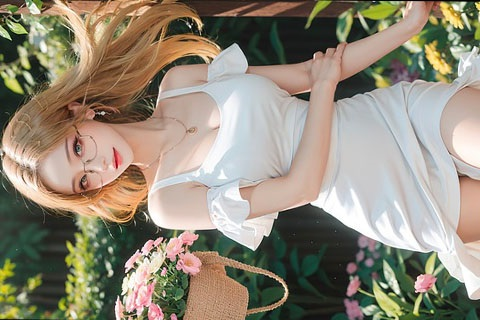
#> input picture 1.jpg, 480 x 320 px
$ python set_default_wallpaper.py ../1.jpg
#> lines starting #> are read from the running program, lines starting #| are printed output that depends on the picture
import os
import sys
import struct
from PIL import Image, ImageOps

TARGET_W = 320
TARGET_H = 480
OUTPUT_C_FILE = "firmware/src/UI/Assets/default_wallpaper.c"

def rgb888_to_rgb565(r, g, b):
    # LVGL standard 16-bit RGB565 little-endian
    val = ((r & 0xF8) << 8) | ((g & 0xFC) << 3) | (b >> 3)
    # Little endian byte order (low byte first, then high byte)
    low_byte = val & 0xFF
    high_byte = (val >> 8) & 0xFF
    return low_byte, high_byte

def generate_default_wallpaper_c(image_path):
#> called with image_path = '../1.jpg'
    if not os.path.exists(image_path):
        print(f"Error: {image_path} does not exist!")
        return False

    print(f"Reading image: {image_path}")
    img = Image.open(image_path).convert("RGB")
#> img is the input picture: PIL image 480x320 RGB; mean R, G, B 146.7, 137.8, 120.8
    img_resized = ImageOps.fit(img, (TARGET_W, TARGET_H), method=Image.Resampling.LANCZOS)
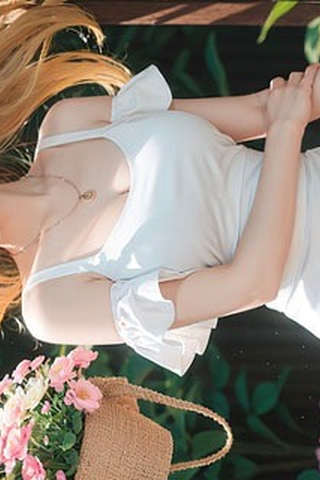
#> img_resized: PIL image 320x480 RGB; mean R, G, B 145.2, 133.6, 121.6

    bytes_data = bytearray()
    for y in range(TARGET_H):
        for x in range(TARGET_W):
            r, g, b = img_resized.getpixel((x, y))
            low, high = rgb888_to_rgb565(r, g, b)
            bytes_data.append(low)
            bytes_data.append(high)

    print(f"Generated {len(bytes_data)} bytes of RGB565 data.")
#| Generated 307200 bytes of RGB565 data.

    with open(OUTPUT_C_FILE, "w", encoding="utf-8") as f:
        f.write('#include "default_wallpaper.h"\n\n')
        f.write('#ifndef LV_ATTRIBUTE_MEM_ALIGN\n#define LV_ATTRIBUTE_MEM_ALIGN\n#endif\n\n')
        f.write('#ifndef LV_ATTRIBUTE_IMAGE_DEFAULT_WALLPAPER\n#define LV_ATTRIBUTE_IMAGE_DEFAULT_WALLPAPER\n#endif\n\n')
        f.write('const LV_ATTRIBUTE_MEM_ALIGN LV_ATTRIBUTE_LARGE_CONST LV_ATTRIBUTE_IMAGE_DEFAULT_WALLPAPER uint8_t default_wallpaper_map[] = {\n')

        # Write bytes in chunks of 16 per line
        chunk_size = 16
        for i in range(0, len(bytes_data), chunk_size):
            chunk = bytes_data[i:i+chunk_size]
            line_str = "    " + ", ".join(f"0x{b:02x}" for b in chunk)
            if i + chunk_size < len(bytes_data):
                line_str += ","
            f.write(line_str + "\n")
#> this loop made 19200 passes
#> i on passes 2 to 4: 16, 32, 48

        f.write('};\n\n')
        f.write('const lv_image_dsc_t default_wallpaper = {\n')
        f.write('    .header = {\n')
        f.write('        .magic = LV_IMAGE_HEADER_MAGIC,\n')
        f.write('        .cf = LV_COLOR_FORMAT_RGB565,\n')
        f.write('        .flags = 0,\n')
        f.write(f'        .w = {TARGET_W},\n')
        f.write(f'        .h = {TARGET_H},\n')
        f.write(f'        .stride = {TARGET_W * 2},\n')
        f.write('        .reserved_2 = 0\n')
        f.write('    },\n')
        f.write(f'    .data_size = {len(bytes_data)},\n')
        f.write('    .data = default_wallpaper_map,\n')
        f.write('    .reserved = NULL\n')
        f.write('};\n')

    print(f"Successfully wrote new {OUTPUT_C_FILE}!")
    return True

if __name__ == "__main__":
    if len(sys.argv) > 1:
        generate_default_wallpaper_c(sys.argv[1])
    else:
        print("Usage: python3 scripts/set_default_wallpaper.py <image_path>")
